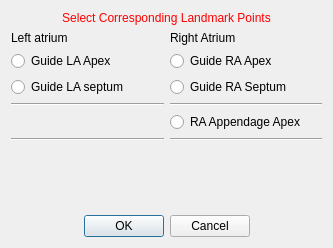
<?xml version="1.0" encoding="UTF-8"?>
<ui version="4.0">
 <class>FourChamberGuidePointsViewSelector</class>
 <widget class="QWidget" name="FourChamberGuidePointsViewSelector">
  <property name="geometry">
   <rect>
    <x>0</x>
    <y>0</y>
    <width>333</width>
    <height>248</height>
   </rect>
  </property>
  <property name="minimumSize">
   <size>
    <width>0</width>
    <height>248</height>
   </size>
  </property>
  <property name="maximumSize">
   <size>
    <width>16777215</width>
    <height>248</height>
   </size>
  </property>
  <property name="windowTitle">
   <string>Set Values</string>
  </property>
  <layout class="QVBoxLayout" name="verticalLayout">
   <item>
    <widget class="QLabel" name="titleLabel">
     <property name="styleSheet">
      <string notr="true">QLabel { color: rgb(255, 0, 0) }</string>
     </property>
     <property name="text">
      <string>Select Corresponding Landmark Points</string>
     </property>
     <property name="alignment">
      <set>Qt::AlignCenter</set>
     </property>
    </widget>
   </item>
   <item>
    <layout class="QGridLayout" name="gridLayout">
     <item row="2" column="1">
      <widget class="QRadioButton" name="radioBtn_RA_SEPTUM">
       <property name="text">
        <string>Guide RA Septum</string>
       </property>
      </widget>
     </item>
     <item row="1" column="0">
      <widget class="QRadioButton" name="radioBtn_LA_APEX">
       <property name="text">
        <string>Guide LA Apex</string>
       </property>
      </widget>
     </item>
     <item row="0" column="0">
      <widget class="QLabel" name="label_rough">
       <property name="text">
        <string>Left atrium </string>
       </property>
      </widget>
     </item>
     <item row="5" column="0">
      <widget class="Line" name="line">
       <property name="orientation">
        <enum>Qt::Horizontal</enum>
       </property>
      </widget>
     </item>
     <item row="4" column="1">
      <widget class="QRadioButton" name="radioBtn_RAA_APEX">
       <property name="text">
        <string>RA Appendage Apex</string>
       </property>
      </widget>
     </item>
     <item row="1" column="1">
      <widget class="QRadioButton" name="radioBtn_RA_APEX">
       <property name="text">
        <string>Guide RA Apex</string>
       </property>
      </widget>
     </item>
     <item row="0" column="1">
      <widget class="QLabel" name="label">
       <property name="text">
        <string>Right Atrium</string>
       </property>
      </widget>
     </item>
     <item row="5" column="1">
      <widget class="Line" name="line_2">
       <property name="orientation">
        <enum>Qt::Horizontal</enum>
       </property>
      </widget>
     </item>
     <item row="2" column="0">
      <widget class="QRadioButton" name="radioBtn_LA_SEPTUM">
       <property name="text">
        <string>Guide LA septum</string>
       </property>
      </widget>
     </item>
     <item row="3" column="1">
      <widget class="Line" name="line_3">
       <property name="orientation">
        <enum>Qt::Horizontal</enum>
       </property>
      </widget>
     </item>
     <item row="3" column="0">
      <widget class="Line" name="line_4">
       <property name="orientation">
        <enum>Qt::Horizontal</enum>
       </property>
      </widget>
     </item>
    </layout>
   </item>
   <item>
    <spacer name="verticalSpacer">
     <property name="orientation">
      <enum>Qt::Vertical</enum>
     </property>
     <property name="sizeHint" stdset="0">
      <size>
       <width>20</width>
       <height>40</height>
      </size>
     </property>
    </spacer>
   </item>
   <item>
    <widget class="QDialogButtonBox" name="buttonBox">
     <property name="enabled">
      <bool>true</bool>
     </property>
     <property name="orientation">
      <enum>Qt::Horizontal</enum>
     </property>
     <property name="standardButtons">
      <set>QDialogButtonBox::Cancel|QDialogButtonBox::Ok</set>
     </property>
     <property name="centerButtons">
      <bool>true</bool>
     </property>
    </widget>
   </item>
  </layout>
 </widget>
 <layoutdefault spacing="6" margin="11"/>
 <resources/>
 <connections/>
</ui>
